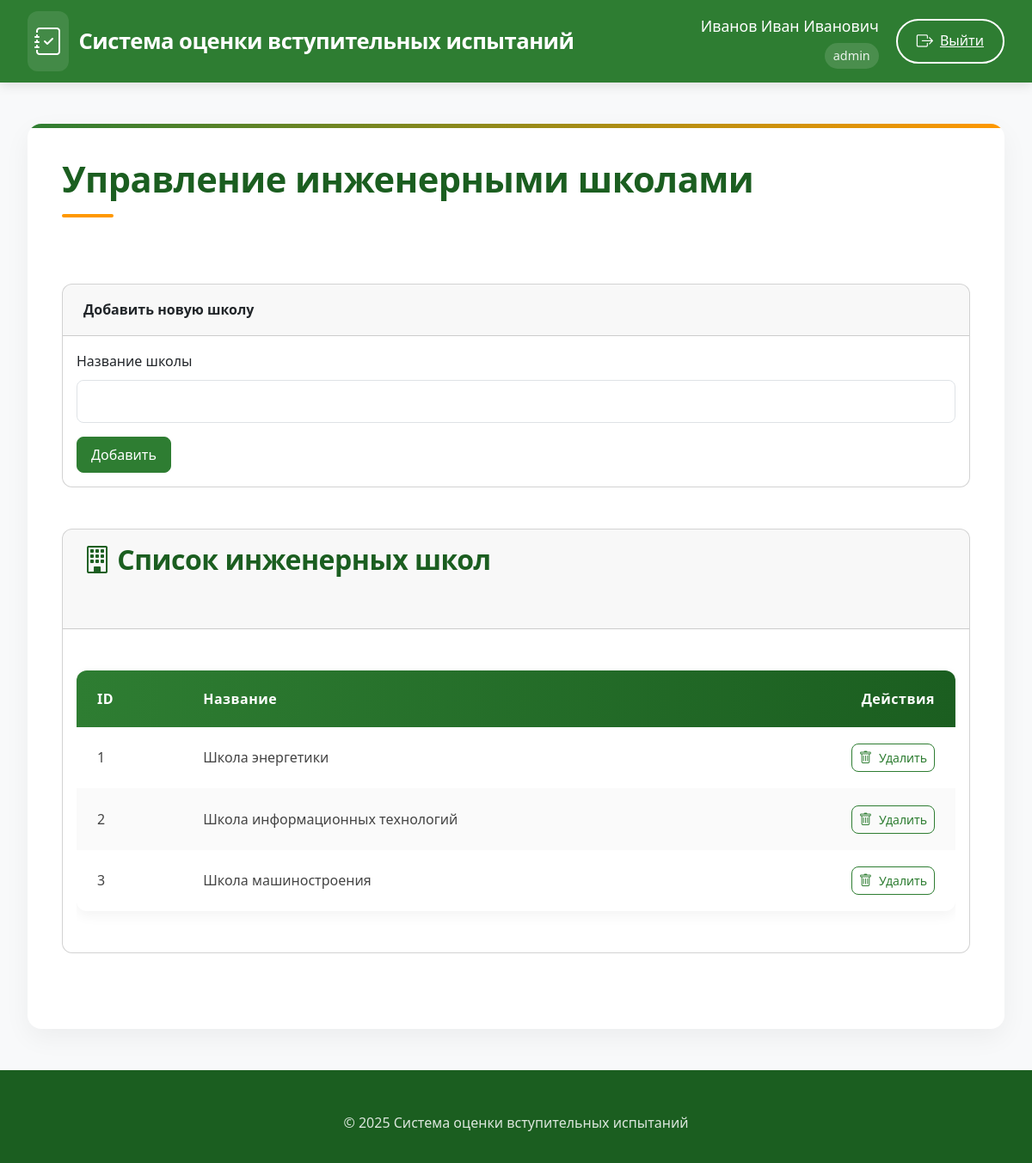
The app's page /engineering_schools (signed in), older data.
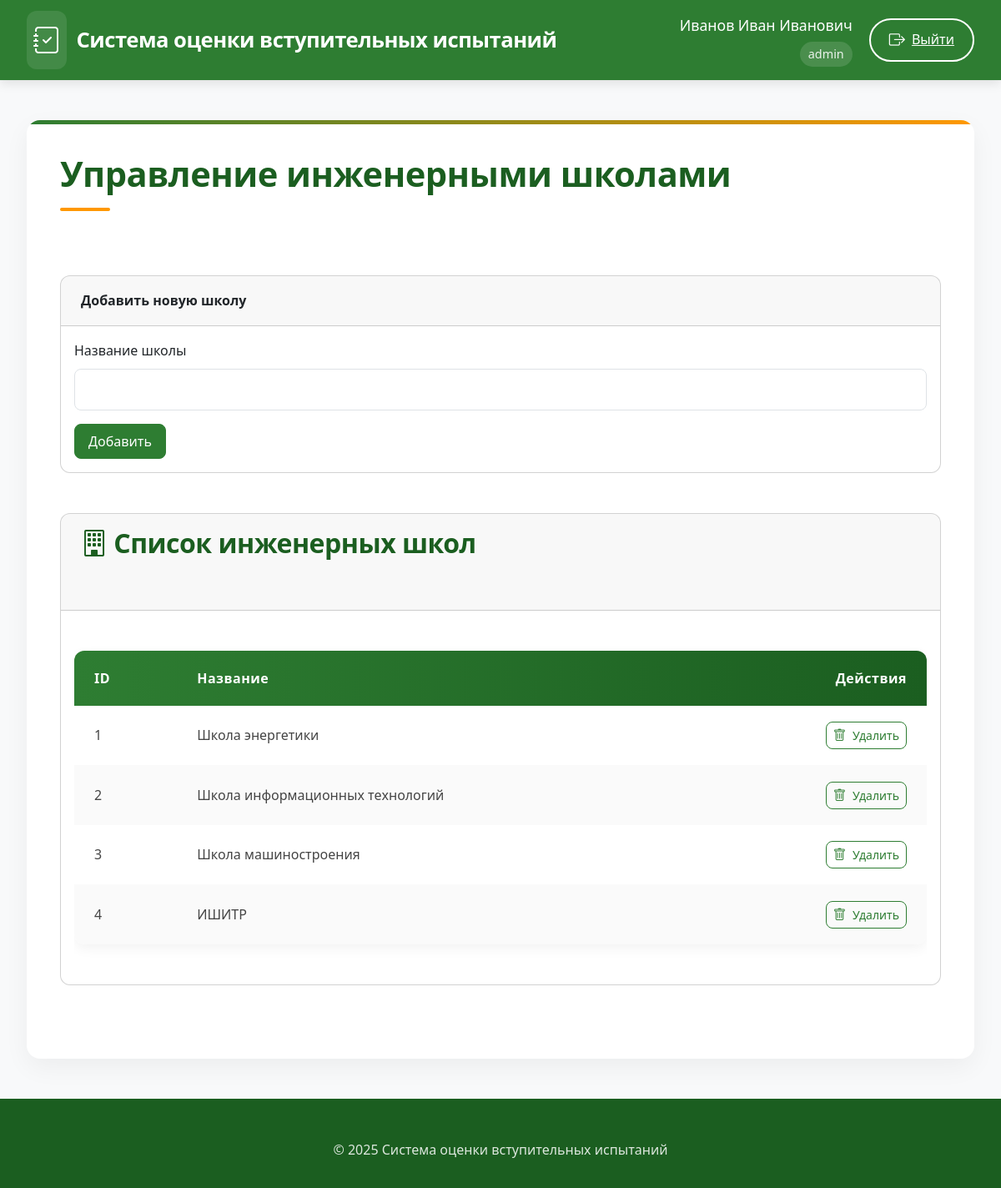
The same page, newer data.
### app/models.py (models this page shows)
class EngineeringSchool(db.Model):
    id = db.Column(db.Integer, primary_key=True)
    name = db.Column(db.String(100), nullable=False, unique=True)
    programs = db.relationship('Program', backref='school', lazy=True)

### app/routes.py (the view)
@routes.route('/engineering_schools', methods=['GET', 'POST'])
@login_required
def engineering_schools():
    if current_user.role != 'admin':
        abort(403)
    form = EngineeringSchoolForm()
    if form.validate_on_submit():
        school = EngineeringSchool(name=form.name.data)
        db.session.add(school)
        db.session.commit()
        flash('Инженерная школа добавлена')
        return redirect(url_for('routes.engineering_schools'))
    schools = EngineeringSchool.query.all()
    return render_template('engineering_schools.html', form=form, schools=schools)

### app/forms.py
class EngineeringSchoolForm(FlaskForm):
    name = StringField('Название школы', validators=[DataRequired(), Length(min=2, max=100)])
    submit = SubmitField('Добавить')

### app/templates/engineering_schools.html (shortened to what this page needs)
{% extends "base.html" %}
{% block content %}
<div class="spacer-lg">
    <div class="d-flex justify-content-between align-items-center mb-5">
        <h1>Управление инженерными школами</h1>
    </div>
    <div class="card mb-5">
        <div class="card-header">Добавить новую школу</div>
        <div class="card-body">
            <form method="POST" action="{{ url_for('routes.engineering_schools') }}">
                <div class="mb-3">
                    <label for="name" class="form-label">Название школы</label>
                    {{ form.name(class="form-control") }}
                </div>
                <button type="submit" class="btn btn-primary-elegant">Добавить</button>
            </form>
        </div>
    </div>
    <div class="card">
        <div class="card-header">
            <h2><i class="bi bi-building"></i> Список инженерных школ</h2>
        </div>
        <div class="card-body">
            {% if schools %}
            <div class="table-responsive">
                <table class="elegant-table">
                    <thead>
                        <tr>
                            <th>ID</th>
                            <th>Название</th>
                            <th class="text-end">Действия</th>
                        </tr>
                    </thead>
                    <tbody>
                        {% for school in schools %}
                        <tr>
                            <td>{{ school.id }}</td>
                            <td>{{ school.name }}</td>
                            <td class="text-end">
                                <form action="{{ url_for('routes.delete_school', school_id=school.id) }}" method="POST">
                                    <button type="submit" class="btn btn-outline-elegant btn-sm"
                                            onclick="return confirm('Вы уверены?')">
                                        <i class="bi bi-trash"></i> Удалить
                                    </button>
                                </form>
                            </td>
                        </tr>
                        {% endfor %}
                    </tbody>
                </table>
            </div>
            {% else %}
            <div class="alert alert-light text-center">
                <i class="bi bi-info-circle"></i> Нет инженерных школ
            </div>
            {% endif %}
        </div>
    </div>
</div>
{% endblock %}

Row changes from the older to the newer data that the page shows:
added EngineeringSchool: id "4", name "ИШИТР"
